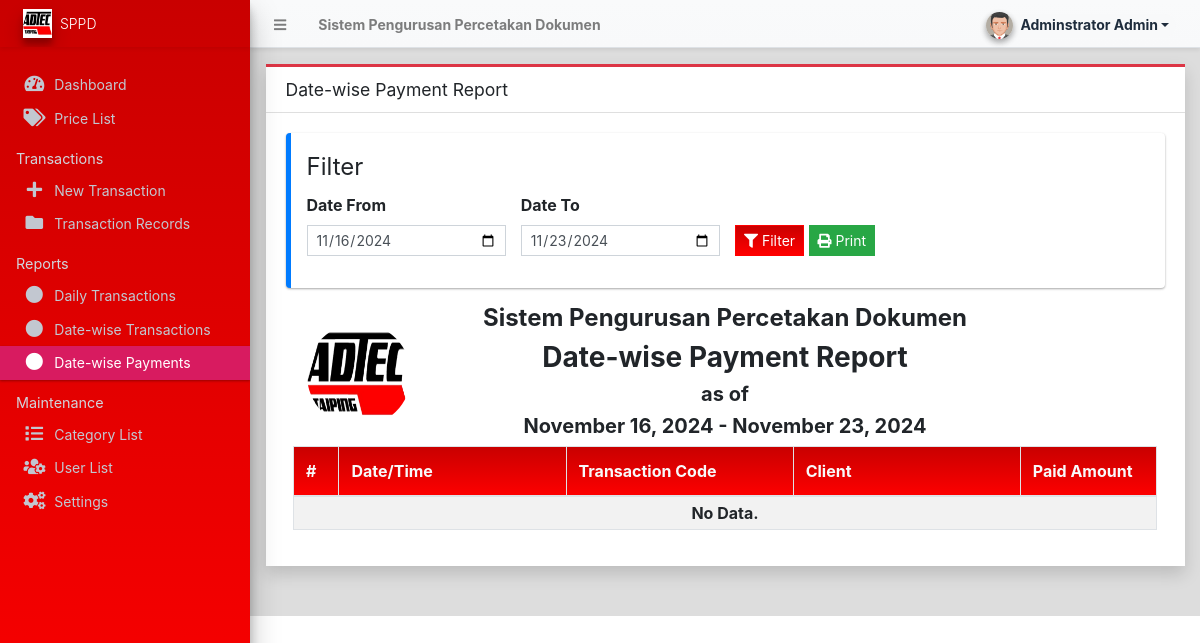
Page /admin/?page=reports/date_wise_payment (signed in) on the earlier database version.
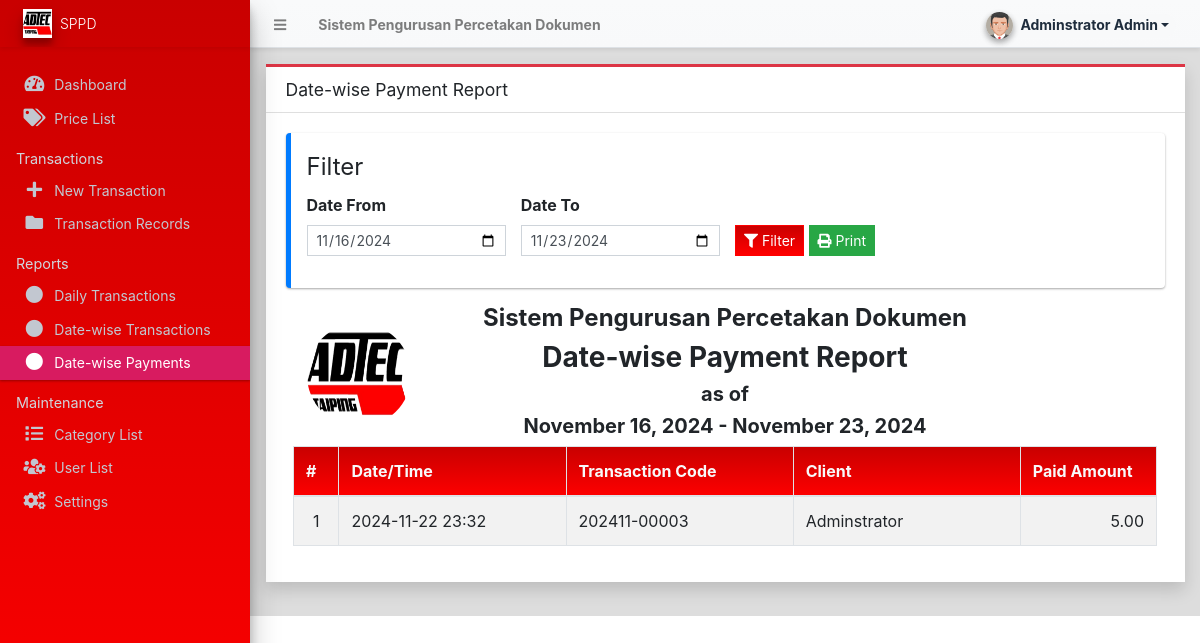
Same page on the later database version.
### tables this page shows
CREATE TABLE IF NOT EXISTS `payment_history` (
  `id` int NOT NULL AUTO_INCREMENT,
  `transaction_id` int NOT NULL,
  `amount` float NOT NULL DEFAULT '0',
  `method` varchar(50) DEFAULT NULL,
  `filename` varchar(100) DEFAULT NULL,
  `date_created` datetime NOT NULL DEFAULT CURRENT_TIMESTAMP,
  `date_updated` datetime DEFAULT NULL ON UPDATE CURRENT_TIMESTAMP,
  PRIMARY KEY (`id`),
  KEY `transaction_id` (`transaction_id`)
);

CREATE TABLE IF NOT EXISTS `transaction_list` (
  `id` int NOT NULL AUTO_INCREMENT,
  `code` varchar(100) NOT NULL,
  `user_id` int DEFAULT NULL,
  `client_name` text NOT NULL,
  `client_contact` text NOT NULL,
  `client_address` text NOT NULL,
  `total_amount` float NOT NULL DEFAULT '0',
  `paid_amount` float NOT NULL DEFAULT '0',
  `balance` float NOT NULL DEFAULT '0',
  `payment_status` tinyint(1) NOT NULL DEFAULT '0' COMMENT '0=Unpaid, 1=partially paid, 2= paid',
  `status` tinyint(1) NOT NULL DEFAULT '0' COMMENT '0=pending, 1= On-process, 2= done',
  `date_created` datetime NOT NULL DEFAULT CURRENT_TIMESTAMP,
  `date_updated` datetime DEFAULT NULL ON UPDATE CURRENT_TIMESTAMP,
  PRIMARY KEY (`id`)
);

### classes/DBConnection.php (called while the page is built, shortened)
<?php
class DBConnection{
    private $host = DB_SERVER;
    private $username = DB_USERNAME;
    private $password = DB_PASSWORD;
    private $database = DB_NAME;
    public $conn;
    public function __construct(){
        if (!isset($this->conn)) {
            $this->conn = new mysqli($this->host, $this->username, $this->password, $this->database);
        }
    }
}
?>

### classes/SystemSettings.php (called while the page is built, shortened)
<?php
class SystemSettings extends DBConnection{
	function info($field=''){
		if(!empty($field)){
			if(isset($_SESSION['system_info'][$field]))
				return $_SESSION['system_info'][$field];
			else
				return false;
		}else{
			return false;
		}
	}
}
$_settings = new SystemSettings();
?>

### config.php (called while the page is built, shortened)
<?php
require_once('classes/DBConnection.php');
require_once('classes/SystemSettings.php');
function validate_image($file){
	if(!empty($file)){
        $ex = explode('?',$file);
        $file = $ex[0];
        $param =  isset($ex[1]) ? '?'.$ex[1]  : '';
		if(is_file(base_app.$file)){
			return base_url.$file.$param;
		}else{
			return base_url.'dist/img/no-image-available.png';
		}
	}else{
		return base_url.'dist/img/no-image-available.png';
	}
}
?>

### admin/reports/date_wise_payment.php (the view, shortened to what this page needs)
<?php
$from = isset($_GET['from']) ? $_GET['from'] : date("Y-m-d",strtotime(date("Y-m-d")." -1 week"));
$to = isset($_GET['to']) ? $_GET['to'] : date("Y-m-d",strtotime(date("Y-m-d")));
?>
<div class="card card-outline card-red rounded-0 shadow">
	<div class="card-header">
		<h3 class="card-title">Date-wise Payment Report</h3>
	</div>
	<div class="card-body">
		<div class="callout border-primary">
			<fieldset>
				<legend>Filter</legend>
					<form action="" id="filter">
						<div class="row align-items-end">
							<div class="form-group col-md-3">
								<label for="from" class="control-label">Date From</label>
                                <input type="date" name="from" id="from" value="<?= $from ?>" class="form-control form-control-sm rounded-0">
							</div>
							<div class="form-group col-md-3">
								<label for="to" class="control-label">Date To</label>
                                <input type="date" name="to" id="to" value="<?= $to ?>" class="form-control form-control-sm rounded-0">
							</div>
							<div class="form-group col-md-4">
                                <button class="btn btn-primary btn-flat btn-sm"><i class="fa fa-filter"></i> Filter</button>
			                    <button class="btn btn-sm btn-flat btn-success" type="button" id="print"><i class="fa fa-print"></i> Print</button>
							</div>
						</div>
					</form>
			</fieldset>
		</div>
		<div id="outprint">
        <div class="container-fluid">
			<div class="row">
				<div class="col-2 d-flex justify-content-center align-items-center">
					<img src="<?= validate_image($_settings->info('logo')) ?>" class="img-circle" id="sys_logo" alt="System Logo">
				</div>
				<div class="col-8">
					<h4 class="text-center"><b><?= $_settings->info('name') ?></b></h4>
					<h3 class="text-center"><b>Date-wise Payment Report</b></h3>
					<h5 class="text-center"><b>as of</b></h5>
					<h5 class="text-center"><b><?= date("F d, Y", strtotime($from)). " - ".date("F d, Y", strtotime($to)) ?></b></h5>
				</div>
				<div class="col-2"></div>
			</div>
			<table class="table table-bordered table-hover table-striped">
				<colgroup>
					<col width="5%">
					<col width="25%">
					<col width="25%">
					<col width="25%">
					<col width="15%">
				</colgroup>
				<thead>
					<tr class="bg-gradient-red text-light">
						<th>#</th>
						<th>Date/Time</th>
						<th>Transaction Code</th>
						<th>Client</th>
						<th>Paid Amount</th>
					</tr>
				</thead>
				<tbody>
					<?php
						$i = 1;
						$qry = $conn->query("SELECT p.*,t.code, t.client_name from `payment_history` p inner join `transaction_list` t on p.transaction_id = t.id where date(p.date_created) between '{$from}' and '{$to}' order by unix_timestamp(p.date_created) asc ");
						while($row = $qry->fetch_assoc()):
					?>
						<tr>
							<td class="text-center"><?php echo $i++; ?></td>
							<td class=""><?php echo date("Y-m-d H:i",strtotime($row['date_created'])) ?></td>
							<td class=""><p class="m-0"><?php echo $row['code'] ?></p></td>
							<td class=""><p class="m-0"><?php echo $row['client_name'] ?></p></td>
							<td class="text-right"><?= number_format($row['amount'],2) ?></td>
						</tr>
					<?php endwhile; ?>
					<?php if($qry->num_rows <= 0): ?>
						<tr>
							<th class="py-1 text-center" colspan="5">No Data.</th>
						</tr>
					<?php endif; ?>
				</tbody>
			</table>
		</div>
		</div>
	</div>
</div>

Differences in the rows shown:
added payment_history: date_created "2024-11-22 23:32", transaction.code "202411-00003", transaction.client_name "Adminstrator", amount "5.00"
Other differences:
text no longer shown: "No Data."
